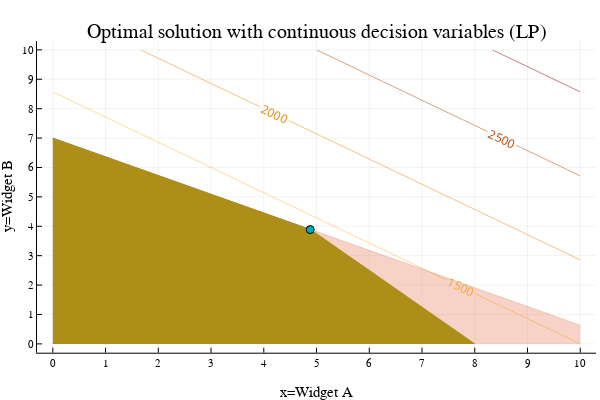

The code cell stored with this chart in its notebook:
### Code cell
contour(x,y,(x,y)->f(x,y),nlevels=10, c=:heat, linewidth=10, colorbar = false, contour_labels = true)
title!("Optimal solution with continuous decision variables (LP)")
xaxis!("x=Widget A")
yaxis!("y=Widget B")
xticks!(0:maximum(x))
yticks!(0:maximum(y))
areaplot!(x[x.<=11], (77 .- 7*x[x.<=11])./11, legend=false, opacity=0.3)
areaplot!(x[x.<=8], (80 .- 10*x[x.<=8])./8, legend=false, opacity=0.3)
areaplot!(x[x.<=8], repeat([maximum(y)],length(x[x.<=8])), legend=false, opacity=0.15)
areaplot!([8;0;4.888], [0;7;3.888], legend=false, opacity=1.0)
scatter!([4.88], [3.888])

### Figure 1 — Plotly figure (JSON) as saved in the notebook; plotly's stock layout.template omitted (floating-point values rounded to 4 significant figures)
{"data": [{"colorbar": {"title": ""}, "colorscale": [[0, "rgba(255, 255, 224, 1.000)"], [0.5, "rgba(255, 165, 0, 1.000)"], [1, "rgba(139, 0, 0, 1.000)"]], "contours": {"coloring": "lines", "showlabels": true}, "name": "y1", "ncontours": 12, "showlegend": false, "showscale": false, "type": "contour", "x": [0, 10], "xaxis": "x", "y": [0, 10], "yaxis": "y", "z": [[0, 1500], [1750, 3250]], "zmax": 3250, "zmin": 0}, {"colorbar": {"title": ""}, "fill": "tozeroy", "fillcolor": "rgba(227, 111, 71, 0.300)", "legendgroup": "y2", "line": {"color": "rgba(227, 111, 71, 0.300)", "dash": "solid", "shape": "linear", "width": 1}, "mode": "lines", "name": "y2", "showlegend": true, "type": "scatter", "x": [0, 10], "xaxis": "x", "y": [7, 0.6364], "yaxis": "y", "zmax": 3250, "zmin": 0}, {"colorbar": {"title": ""}, "fill": "tozeroy", "fillcolor": "rgba(62, 164, 78, 0.300)", "legendgroup": "y3", "line": {"color": "rgba(62, 164, 78, 0.300)", "dash": "solid", "shape": "linear", "width": 1}, "mode": "lines", "name": "y3", "showlegend": true, "type": "scatter", "x": [0], "xaxis": "x", "y": [10], "yaxis": "y", "zmax": 3250, "zmin": 0}, {"colorbar": {"title": ""}, "fill": "tozeroy", "fillcolor": "rgba(195, 113, 210, 0.150)", "legendgroup": "y4", "line": {"color": "rgba(195, 113, 210, 0.150)", "dash": "solid", "shape": "linear", "width": 1}, "mode": "lines", "name": "y4", "showlegend": true, "type": "scatter", "x": [0], "xaxis": "x", "y": [10], "yaxis": "y", "zmax": 3250, "zmin": 0}, {"colorbar": {"title": ""}, "fill": "tozeroy", "fillcolor": "rgba(172, 142, 24, 1.000)", "legendgroup": "y5", "line": {"color": "rgba(172, 142, 24, 1.000)", "dash": "solid", "shape": "linear", "width": 1}, "mode": "lines", "name": "y5", "showlegend": true, "type": "scatter", "x": [0, 4.888, 8], "xaxis": "x", "y": [7, 3.888, 0], "yaxis": "y", "zmax": 3250, "zmin": 0}, {"colorbar": {"title": ""}, "legendgroup": "y6", "marker": {"color": "rgba(0, 170, 174, 1.000)", "line": {"color": "rgba(0, 0, 0, 1.000)", "width": 1}, "size": 8, "symbol": "circle"}, "mode": "markers", "name": "y6", "showlegend": true, "type": "scatter", "x": [4.88], "xaxis": "x", "y": [3.888], "yaxis": "y", "zmax": 3250, "zmin": 0}], "layout": {"annotations": [{"font": {"color": "rgba(0, 0, 0, 1.000)", "family": "sans-serif", "size": 20}, "rotation": 0, "showarrow": false, "text": "Optimal solution with continuous decision variables (LP)", "x": 0.5275, "xanchor": "center", "xref": "paper", "y": 1, "yanchor": "top", "yref": "paper"}], "height": 400, "margin": {"b": 20, "l": 0, "r": 0, "t": 20}, "paper_bgcolor": "rgba(255, 255, 255, 1.000)", "plot_bgcolor": "rgba(255, 255, 255, 1.000)", "showlegend": false, "width": 600, "xaxis": {"anchor": "y", "domain": [0.06165, 0.9934], "gridcolor": "rgba(0, 0, 0, 0.100)", "gridwidth": 0.5, "linecolor": "rgba(0, 0, 0, 1.000)", "mirror": false, "range": [-0.3, 10.3], "showgrid": true, "showline": true, "showticklabels": true, "tickangle": 0, "tickcolor": "rgb(0, 0, 0)", "tickfont": {"color": "rgba(0, 0, 0, 1.000)", "family": "sans-serif", "size": 11}, "tickmode": "array", "ticks": "inside", "ticktext": ["0", "1", "2", "3", "4", "5", "6", "7", "8", "9", "10"], "tickvals": [0, 1, 2, 3, 4, 5, 6, 7, 8, 9, 10], "title": "x=Widget A", "titlefont": {"color": "rgba(0, 0, 0, 1.000)", "family": "sans-serif", "size": 15}, "type": "-", "visible": true, "zeroline": false, "zerolinecolor": "rgba(0, 0, 0, 1.000)"}, "yaxis": {"anchor": "x", "domain": [0.07581, 0.9415], "gridcolor": "rgba(0, 0, 0, 0.100)", "gridwidth": 0.5, "linecolor": "rgba(0, 0, 0, 1.000)", "mirror": false, "range": [-0.3, 10.3], "showgrid": true, "showline": true, "showticklabels": true, "tickangle": 0, "tickcolor": "rgb(0, 0, 0)", "tickfont": {"color": "rgba(0, 0, 0, 1.000)", "family": "sans-serif", "size": 11}, "tickmode": "array", "ticks": "inside", "ticktext": ["0", "1", "2", "3", "4", "5", "6", "7", "8", "9", "10"], "tickvals": [0, 1, 2, 3, 4, 5, 6, 7, 8, 9, 10], "title": "y=Widget B", "titlefont": {"color": "rgba(0, 0, 0, 1.000)", "family": "sans-serif", "size": 15}, "type": "-", "visible": true, "zeroline": false, "zerolinecolor": "rgba(0, 0, 0, 1.000)"}}}
